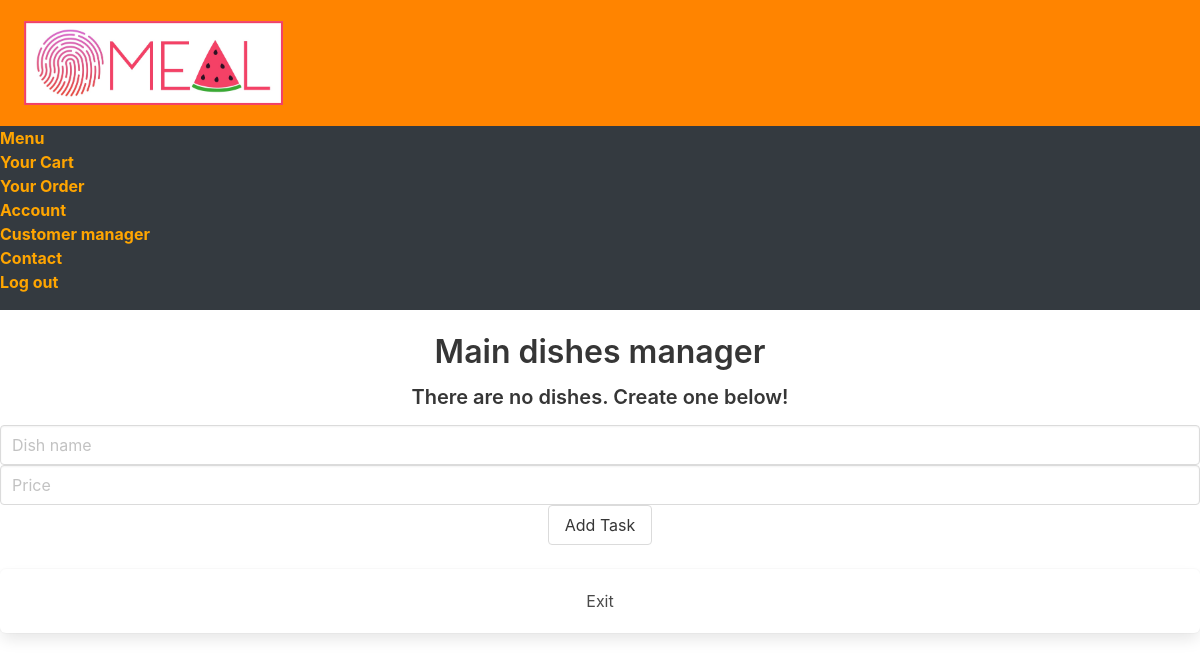
Page /main_dishes_manager on the earlier database version.
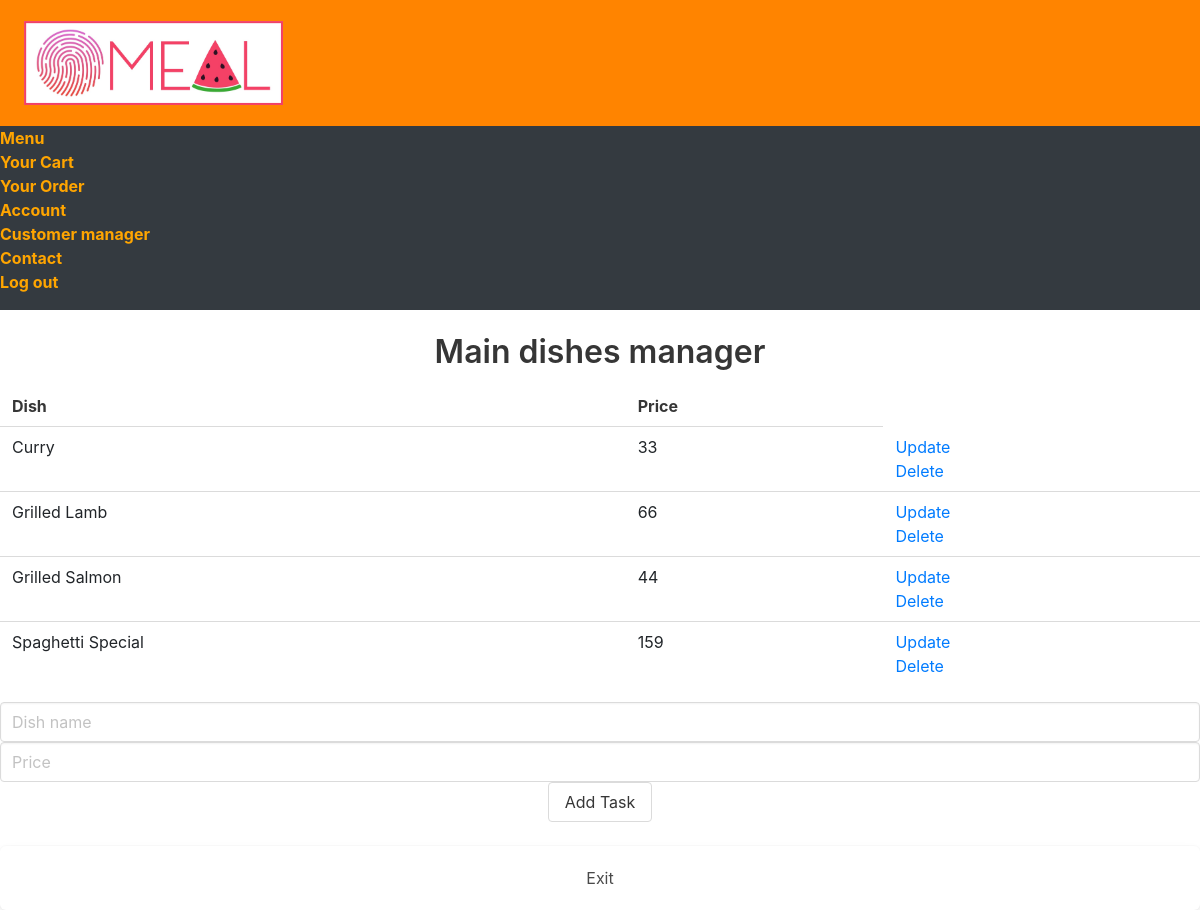
Same page on the later database version.
### main.py (models this page shows, shortened)
class MainDishes(db.Model):
    id = db.Column(db.Integer, primary_key=True)
    name = db.Column(db.String(200), nullable=False)
    price = db.Column(db.Integer)

### main.py (the view)
@main.route('/main_dishes_manager', methods=['POST', 'GET'])
def main_dishes_manager():
    if request.method == 'POST':
        input_name = request.form['name']
        input_price = request.form['price']
        new_dish = MainDishes(name=input_name, price=input_price)
        try:
            db.session.add(new_dish)
            db.session.commit()
            return redirect('/main_dishes_manager')
        except:
            return 'There was an issue adding your dish'
    else:
        dishes = MainDishes.query.order_by(MainDishes.id).all()
        return render_template('menu_manager/main_dishes_manager.html', dishes=dishes)

### templates/menu_manager/main_dishes_manager.html (shortened to what this page needs)
{% extends 'base.html' %}
{% block body %}
<div class="content">
    <h1 class = "has-text-centered">Main dishes manager</h1>
    {% if dishes|length < 1 %}
    <h4 class = "has-text-centered">There are no dishes. Create one below!</h4>
    {% else %}
    <table>
        <tr>
            <th>Dish</th>
            <th>Price</th>
        </tr>
        {% for dish in dishes %}
            <tr>
                <td>{{ dish.name }}</td>
                <td>{{ dish.price }}</td>
                <td>
                    <a href="/main_dishes_update/{{dish.id}}">Update</a>
                    <br>
                    <a href="/main_dishes_delete/{{dish.id}}">Delete</a>
                </td>
            </tr>
        {% endfor %}
    </table>
    {% endif %}
    <div class="form has-text-centered ">
        <form action="/main_dishes_manager" method="POST">
            <input class = "input" type="text" name="name" id="name" placeholder = "Dish name">
            <input class = "input" type="number" name="price" id="price" placeholder = "Price">
            <input class = "button" type="submit" value="Add Task">
        </form>
    </div>
    <br>
    <a href="{{ url_for('manager') }}" class="has-text-centered box">Exit</a>
</div>
{% endblock %}

Differences in the rows shown:
added MainDishes: name "Curry", price "33"
added MainDishes: name "Grilled Lamb", price "66"
added MainDishes: name "Grilled Salmon", price "44"
added MainDishes: name "Spaghetti Special", price "159"
Other differences:
text no longer shown: "There are no dishes. Create one below!"
text now shown: "Dish Price"
